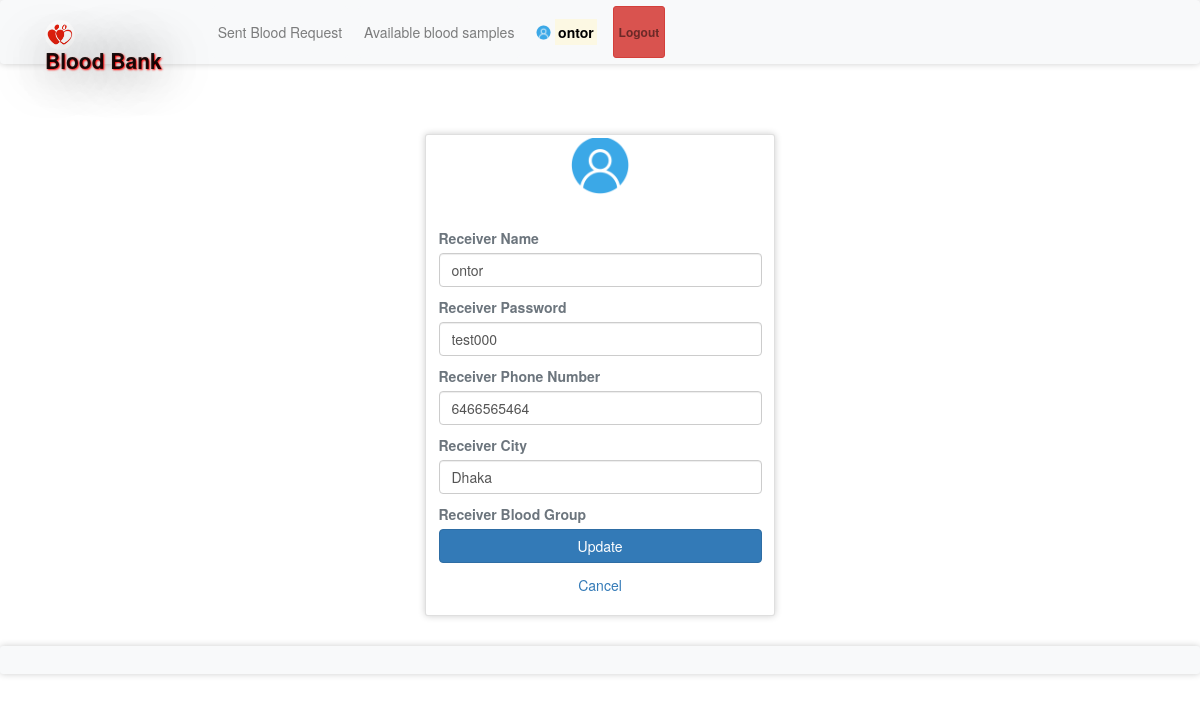
Page /rprofile.php (signed in) on the earlier database version.
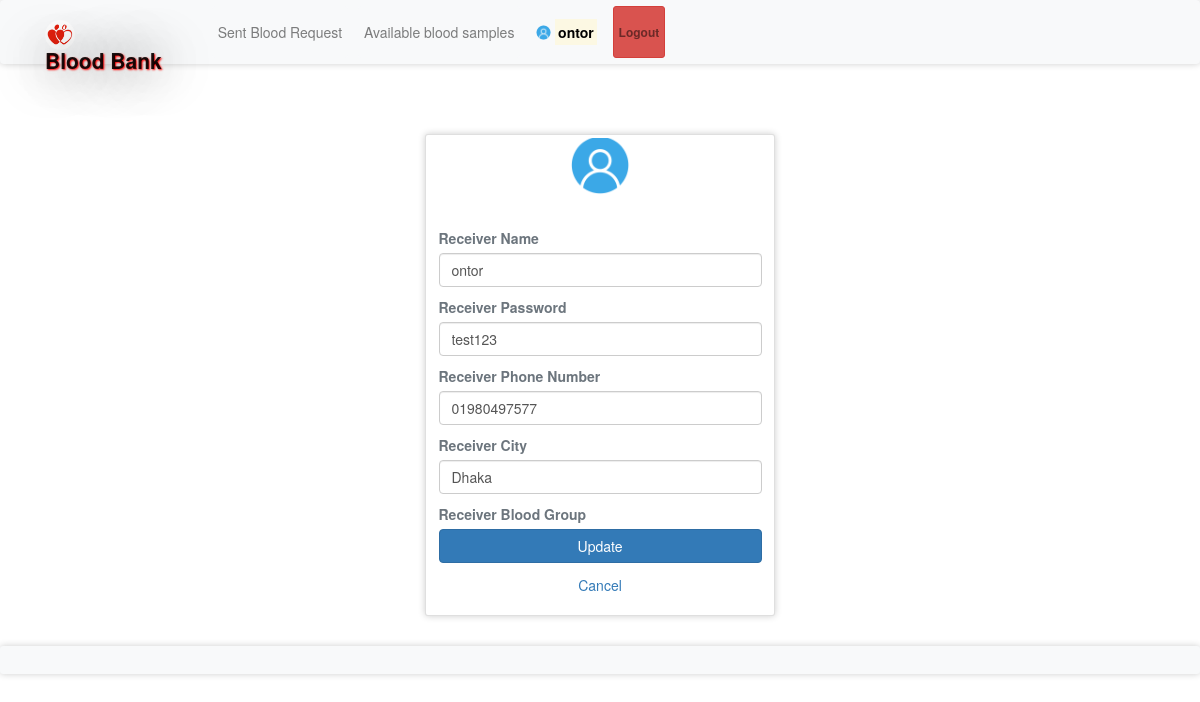
Same page on the later database version.
### tables this page shows
CREATE TABLE `receivers` (
  `id` int(11) NOT NULL,
  `rname` varchar(100) NOT NULL,
  `rnid` varchar(100) NOT NULL,
  `rpassword` varchar(100) NOT NULL,
  `rphone` varchar(100) NOT NULL,
  `rbg` varchar(10) NOT NULL,
  `rcity` varchar(100) NOT NULL
);

### rprofile.php (the view, shortened to what this page needs)
<?php
require 'file/database.php';
if(!isset($_SESSION['rid']))
{
  header('location:login.php');
}
else {
	if(isset($_SESSION['rid'])){
		$id=$_SESSION['rid'];
		$sql = "SELECT * FROM receivers WHERE id='$id'";
		$result = mysqli_query($conn, $sql);
		$row = mysqli_fetch_array($result);
	}
}
?>
<!DOCTYPE html>
<html>
<?php require 'head.php';?>
<body>
	<?php require 'header.php'; ?>
	<div class="container cont">
		<div class="row justify-content-center">
			<div class="col-lg-4 col-md-6 col-sm-8 mb-5">
				<div class="card">
					<div class="media justify-content-center mt-1">
						<img src="image/user.png" alt="profile" class="rounded-circle" width="60" height="60">
					</div>
					<div class="card-body">
					   <form action="file/updateprofile.php" method="post">
					   	<label class="text-muted font-weight-bold" class="text-muted font-weight-bold">Receiver Name</label>
						<input type="text" name="rname" value="<?php echo $row['rname']; ?>" class="form-control mb-3">
						<label class="text-muted font-weight-bold" class="text-muted font-weight-bold">Receiver Password</label>
						<input type="text" name="rpassword" value="<?php echo $row['rpassword']; ?>" class="form-control mb-3">
						<label class="text-muted font-weight-bold" class="text-muted font-weight-bold">Receiver Phone Number</label>
						<input type="text" name="rphone" value="<?php echo $row['rphone']; ?>" class="form-control mb-3">
						<label class="text-muted font-weight-bold" class="text-muted font-weight-bold">Receiver City</label>
						<input type="text" name="rcity" value="<?php echo $row['rcity']; ?>" class="form-control mb-3">
						<label class="text-muted font-weight-bold" class="text-muted font-weight-bold">Receiver Blood Group</label>
						<input type="submit" name="update" class="btn btn-block btn-primary" value="Update">
					   </form>
					</div>
					<a href="index.php" class="text-center">Cancel</a><br>
				</div>
			</div>
		</div>
	</div>
	<?php require 'footer.php'; ?>
</body>
</html>

Differences in the rows shown:
changed receivers "ontor": rpassword "test000" → "test123"; rphone "6466565464" → "01980497577"
